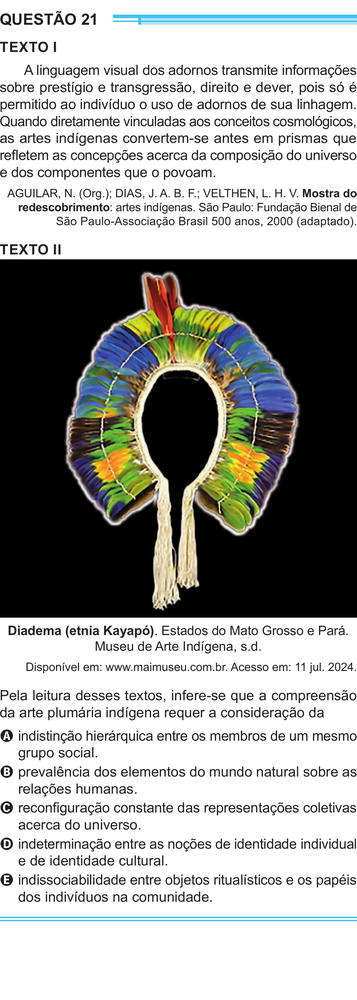
#> input picture 6Passo-ConcatenarVerticalmente/divididas-sem-bordas-do-meio/pagina_enem_10_esquerda.png, 357 x 1000 px, shrunk from 1025 x 2869 before the run; its folder holds 4 pictures in this run
$ python concatenar-verticalmente.py
#> lines starting #> are read from the running program, lines starting #| are printed output that depends on the picture
"""
Propósito: concatenas verticalmente as imagens de cada pasta vinda do passo 5
Autor: Alexandre Nassar de Peder
Criação: 02/10/2025
Atualização: 03/06/2026

OBS1: puxe a pasta "divididas-sem-bordas-do-meio" do passo 5 para essa pasta do passo 6
OBS2: atualize as linhas 16 e 17 para cada pasta
OBS3: não compensa concatenar as páginas inteiras. Tenha isso em mente para o passo 7
"""

from PIL import Image
import os
import re

pasta_imagens = "divididas-sem-bordas-do-meio"
pasta_saida = "."
os.makedirs(pasta_saida, exist_ok=True)

# Função para extrair o número da página e ordenar corretamente
def get_sort_key(nome_arquivo):
    # Extrai o número da página
    numero = int(re.search(r'pagina_enem_(\d+)_', nome_arquivo).group(1))
    # Define a ordem: esquerda primeiro (0), depois direita (1)
    lado = 0 if 'esquerda' in nome_arquivo else 1
    return (numero, lado)

# Pegar e ordenar as imagens corretamente
arquivos = [f for f in os.listdir(pasta_imagens) if f.endswith('.png')]
arquivos.sort(key=get_sort_key)

# Abrir todas as imagens na ordem correta
imagens = []
for arquivo in arquivos:
    caminho = os.path.join(pasta_imagens, arquivo)
    imagens.append(Image.open(caminho))
    print(f"Adicionando: {arquivo}")  # Para verificar a ordem

# Encontrar a largura máxima
largura_max = max(img.width for img in imagens)

# Concatenar verticalmente
altura_total = sum(img.height for img in imagens)
imagem_final = Image.new('RGB', (largura_max, altura_total))
#> imagem_final: PIL image 358x4000 RGB; every value is 0

y = 0
for img in imagens:
    imagem_final.paste(img, (0, y))
    y += img.height
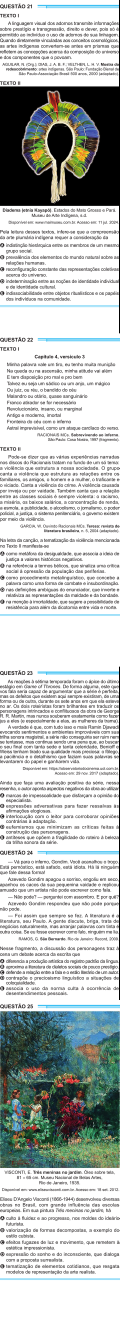
#> imagem_final: PIL image 358x4000 RGB (shown at 1/3 size); mean R, G, B 192.6, 196.6, 195.2

# Salvar
imagem_final.save(os.path.join(pasta_saida, 'colunas_concatenadas_verticalmente.png'))
print("Imagens concatenadas na ordem correta!")
print(f"Ordem dos arquivos: {arquivos}")
